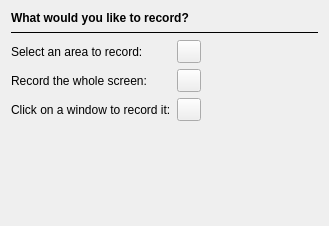
<?xml version="1.0" encoding="UTF-8"?>
<ui version="4.0">
 <class>RecordHelpWidget</class>
 <widget class="QWidget" name="RecordHelpWidget">
  <property name="geometry">
   <rect>
    <x>0</x>
    <y>0</y>
    <width>329</width>
    <height>226</height>
   </rect>
  </property>
  <property name="windowTitle">
   <string>Recording Assistant</string>
  </property>
  <property name="toolTip">
   <string/>
  </property>
  <layout class="QFormLayout" name="formLayout">
   <item row="3" column="0">
    <widget class="QLabel" name="label">
     <property name="text">
      <string>Select an area to record:</string>
     </property>
    </widget>
   </item>
   <item row="4" column="0">
    <widget class="QLabel" name="label_2">
     <property name="text">
      <string>Record the whole screen:</string>
     </property>
    </widget>
   </item>
   <item row="5" column="0">
    <widget class="QLabel" name="label_3">
     <property name="text">
      <string>Click on a window to record it:</string>
     </property>
    </widget>
   </item>
   <item row="3" column="1">
    <widget class="QToolButton" name="frameButton">
     <property name="text">
      <string notr="true"/>
     </property>
    </widget>
   </item>
   <item row="4" column="1">
    <widget class="QToolButton" name="fullscreenButton">
     <property name="text">
      <string notr="true"/>
     </property>
    </widget>
   </item>
   <item row="5" column="1">
    <widget class="QToolButton" name="windowButton">
     <property name="text">
      <string notr="true"/>
     </property>
    </widget>
   </item>
   <item row="1" column="0" colspan="2">
    <widget class="QLabel" name="label_4">
     <property name="text">
      <string>&lt;b&gt;What would you like to record?&lt;/b&gt;</string>
     </property>
    </widget>
   </item>
   <item row="2" column="0" colspan="2">
    <widget class="KSeparator" name="kseparator">
     <property name="sizePolicy">
      <sizepolicy hsizetype="Expanding" vsizetype="Minimum">
       <horstretch>0</horstretch>
       <verstretch>0</verstretch>
      </sizepolicy>
     </property>
     <property name="orientation">
      <enum>Qt::Horizontal</enum>
     </property>
    </widget>
   </item>
  </layout>
 </widget>
 <customwidgets>
  <customwidget>
   <class>KSeparator</class>
   <extends>QFrame</extends>
   <header>kseparator.h</header>
  </customwidget>
 </customwidgets>
 <resources/>
 <connections/>
</ui>
